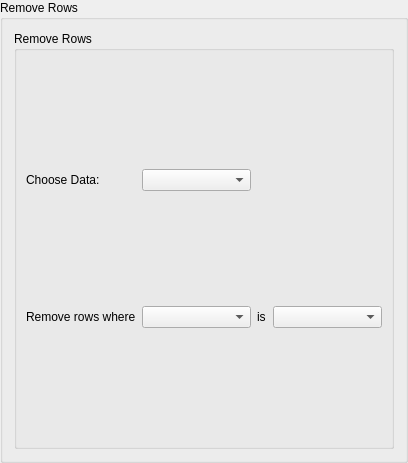
<?xml version="1.0" encoding="UTF-8"?>
<ui version="4.0">
 <class>RemoveRows</class>
 <widget class="QGroupBox" name="RemoveRows">
  <property name="geometry">
   <rect>
    <x>0</x>
    <y>0</y>
    <width>408</width>
    <height>463</height>
   </rect>
  </property>
  <property name="sizePolicy">
   <sizepolicy hsizetype="Minimum" vsizetype="Minimum">
    <horstretch>0</horstretch>
    <verstretch>0</verstretch>
   </sizepolicy>
  </property>
  <property name="windowTitle">
   <string>Remove Rows</string>
  </property>
  <property name="title">
   <string>Remove Rows</string>
  </property>
  <layout class="QVBoxLayout" name="verticalLayout">
   <item>
    <widget class="QGroupBox" name="groupBox">
     <property name="title">
      <string>Remove Rows</string>
     </property>
     <layout class="QGridLayout" name="gridLayout">
      <item row="1" column="2">
       <widget class="QLabel" name="isLabel">
        <property name="maximumSize">
         <size>
          <width>10</width>
          <height>16777215</height>
         </size>
        </property>
        <property name="text">
         <string>is </string>
        </property>
       </widget>
      </item>
      <item row="1" column="0">
       <widget class="QLabel" name="removeRowsWhereLabel">
        <property name="text">
         <string>Remove rows where</string>
        </property>
       </widget>
      </item>
      <item row="1" column="3">
       <widget class="QComboBox" name="valueComboBox"/>
      </item>
      <item row="0" column="0">
       <widget class="QLabel" name="chooseDataLabel">
        <property name="text">
         <string>Choose Data:</string>
        </property>
       </widget>
      </item>
      <item row="0" column="1">
       <widget class="QComboBox" name="chooseDataComboBox"/>
      </item>
      <item row="1" column="1">
       <widget class="QComboBox" name="colNameComboBox"/>
      </item>
     </layout>
    </widget>
   </item>
  </layout>
  <zorder>verticalLayoutWidget</zorder>
  <zorder>horizontalLayoutWidget</zorder>
 </widget>
 <tabstops>
  <tabstop>chooseDataComboBox</tabstop>
  <tabstop>colNameComboBox</tabstop>
  <tabstop>valueComboBox</tabstop>
 </tabstops>
 <resources/>
 <connections/>
</ui>
